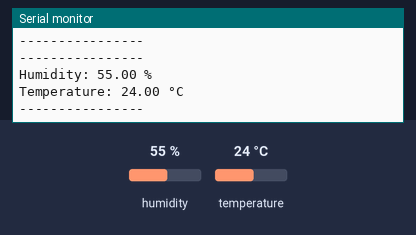
This sketch was run on a simulated Arduino Uno, built with avr-gcc and run on an emulated ATmega328P. On the bench: the last lines printed to the serial monitor. Inputs (shaded band) come from the test bench; at power-on: humidity 55 %, temperature 24 °C.

Above: at 2.9 s.
3.0 s: humidity set to 22 %
At 4.38 s:
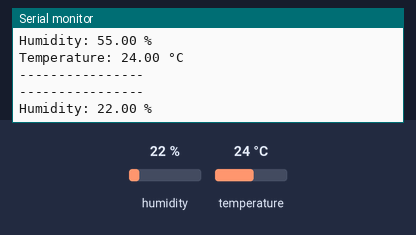
5.9 s: temperature set to 12 °C
At 6.9 s:
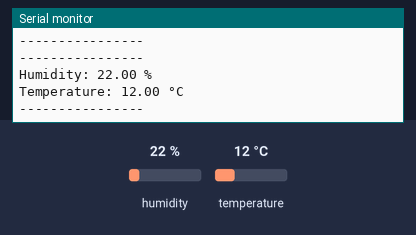
8.8 s: humidity set to 40 %
At 11.9 s:
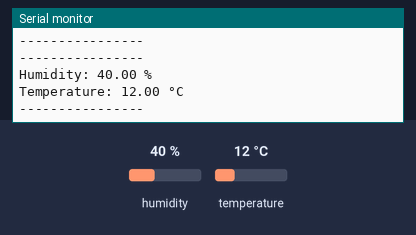
Timing chart, 0 to 13.4 s (numbered marks = the images above; inputs shaded):
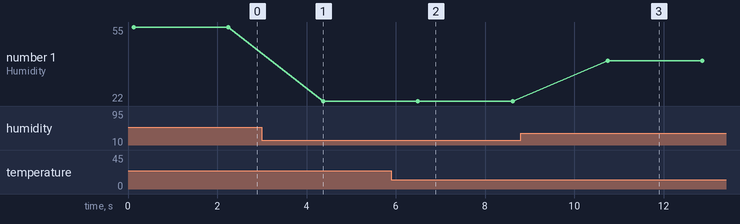

Measured:
- after the input at 3.0 s, the serial monitor: prints a new line after 1.4 s (image 1)
- after the input at 5.9 s, the serial monitor: prints a new line after 0.62 s (image 2)
- after the input at 8.8 s, the serial monitor: prints a new line after 1.9 s (image 3)
- plotted number 1: 55 → 22 after the input at 3.0 s, 22 → 40 after the input at 8.8 s

The sketch:

GO_Kart_DHT11_-_Humidity_Project_3.ino
```cpp
// This is For Humidity Project 3 for Controls of everything !

#include <DHT.h>

#define DHTPIN 7
#define DHTTYPE DHT11


DHT dht(DHTPIN, DHTTYPE);

void setup() {
  Serial.begin(9600);
  dht.begin();
}

void loop() {
  float humidity = dht.readHumidity();
  float temperature = dht.readTemperature();

  if (isnan(humidity) || isnan(temperature)) {
    Serial.println("Failed to read from DHT!");
    return;
  }

  Serial.println("----------------");
  delay(100);

  Serial.print("Humidity: ");
  Serial.print(humidity);
  Serial.println(" %");

  Serial.print("Temperature: ");
  Serial.print(temperature);
  Serial.println(" °C");

  Serial.println("----------------");
  delay(2000);
}
```
